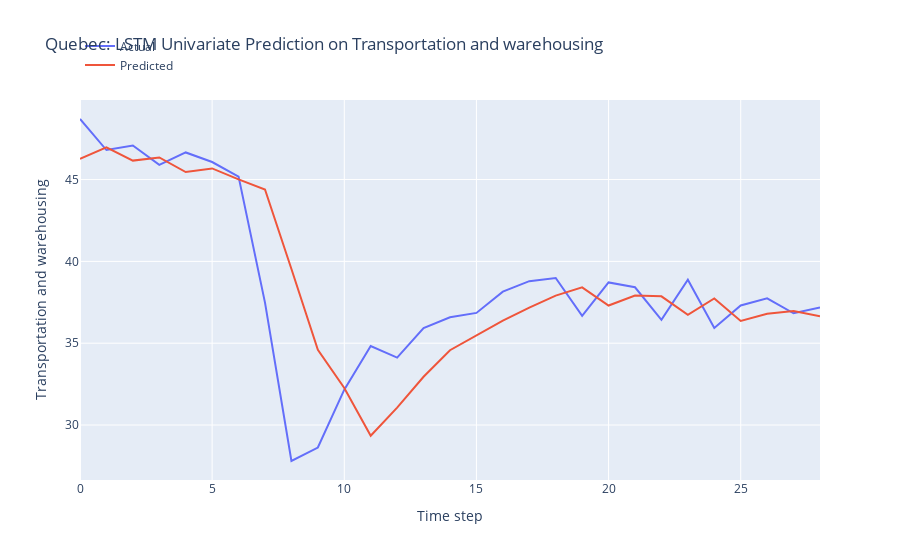

The cell this chart's notebook holds for it:
### Markdown cell above
LSTM Model Development

### Code cell
n_features = 1
X_train = X_train.reshape(X_train.shape[0], X_train.shape[1], n_features)

# define model
model = Sequential()
model.add(LSTM(50, activation='relu', input_shape=(n_steps, n_features)))
model.add(Dense(1))

# model = Sequential()
# model.add(LSTM(100, activation='relu', input_shape=(n_steps, n_features), kernel_regularizer=L2(0.001), return_sequences=True))
# model.add(LSTM(50, activation='relu', kernel_regularizer=L2(0.01)))
# model.add(Dense(1))

def r_squared(y_true, y_pred):
    SS_res =  K.sum(K.square(y_true - y_pred)) 
    SS_tot = K.sum(K.square(y_true - K.mean(y_true))) 
    return ( 1 - SS_res/(SS_tot + K.epsilon()) )

# Compile the model
model.compile(optimizer='adam', 
              loss='mse',
              metrics=[r_squared])

early_stopping = EarlyStopping(monitor='loss', patience=5, restore_best_weights=True)

# fit model
history = model.fit(X_train, y_train, 
          epochs = 20,
          batch_size = 32,
          verbose = 0,
          callbacks=[early_stopping])

# Obtain the MSE and R-squared from the last epoch
last_epoch_mse = history.history['loss'][-1]
last_epoch_r_squared = history.history['r_squared'][-1]

# Print the MSE and R-squared
print("Mean Squared Error (MSE) from the last epoch:", last_epoch_mse)
print("R-squared from the last epoch:", last_epoch_r_squared)

# plot loss and r2 score
plt.figure(figsize=(10, 6))

# Plot train loss
plt.plot(history.history['loss'], label='Train Loss')

# Plot train R-squared score
plt.plot(history.history['r_squared'], label='Train R2')

plt.title('Model Training Loss and R-squared Score')
plt.xlabel('Epochs')
plt.ylabel('Value')
plt.legend()
plt.grid(True)
plt.show()

# Evaluate the model
loss = model.evaluate(X_test, y_test)
print("MSE and R_squared:", loss)

# make prediction on test data
X_test = X_test.reshape(X_test.shape[0], X_test.shape[1], n_features)
y_pred = model.predict(X_test)

# Print the first 5 predictions and actual values
print("Predictions:")
flattened_predictions = [pred[0] for pred in y_pred[:10]]
print(flattened_predictions)
# print(y_pred[:10].tolist())
print("Actual values:")
rounded_actual_values = [round(value, len(str(prediction).split('.')[1])) for value, prediction in zip(y_test[:10], flattened_predictions)]
print(rounded_actual_values)

# plot the actual and predicted values for test data
trace1 = go.Scatter(x=np.arange(len(y_test)), y=y_test.flatten(), mode='lines', name='Actual')
trace2 = go.Scatter(x=np.arange(len(y_pred)), y=y_pred.flatten(), mode='lines', name='Predicted')

# Create layout
layout = go.Layout(
    title='Quebec: LSTM Univariate Prediction on Transportation and warehousing',
    xaxis=dict(title='Time step'),
    yaxis=dict(title='Transportation and warehousing'),
    legend=dict(x=0, y=1.18)
)

# Create figure
fig = go.Figure(data=[trace1, trace2], layout=layout)

# Show plot
fig.show()

### Figure 1 — Plotly figure (JSON) as saved in the notebook; plotly's stock layout.template omitted (floating-point values rounded to 4 significant figures)
{"data": [{"mode": "lines", "name": "Actual", "type": "scatter", "x": [0, 1, 2, 3, 4, 5, 6, 7, 8, 9, 10, 11, 12, 13, 14, 15, 16, 17, 18, 19, 20, 21, 22, 23, 24, 25, 26, 27, 28], "y": [48.7, 46.8, 47.08, 45.9, 46.66, 46.07, 45.18, 37.48, 27.8, 28.62, 32.16, 34.83, 34.12, 35.93, 36.58, 36.85, 38.15, 38.79, 38.99, 36.67, 38.71, 38.42, 36.43, 38.88, 35.93, 37.3, 37.74, 36.83, 37.19]}, {"mode": "lines", "name": "Predicted", "type": "scatter", "x": [0, 1, 2, 3, 4, 5, 6, 7, 8, 9, 10, 11, 12, 13, 14, 15, 16, 17, 18, 19, 20, 21, 22, 23, 24, 25, 26, 27, 28], "y": [46.26, 46.96, 46.16, 46.35, 45.46, 45.68, 45.01, 44.39, 39.54, 34.59, 32.27, 29.34, 31.07, 32.95, 34.57, 35.45, 36.38, 37.18, 37.91, 38.41, 37.3, 37.91, 37.86, 36.74, 37.73, 36.36, 36.8, 36.96, 36.64]}], "layout": {"legend": {"x": 0, "y": 1.18}, "title": {"text": "Quebec: LSTM Univariate Prediction on Transportation and warehousing"}, "xaxis": {"title": {"text": "Time step"}}, "yaxis": {"title": {"text": "Transportation and warehousing"}}}}
